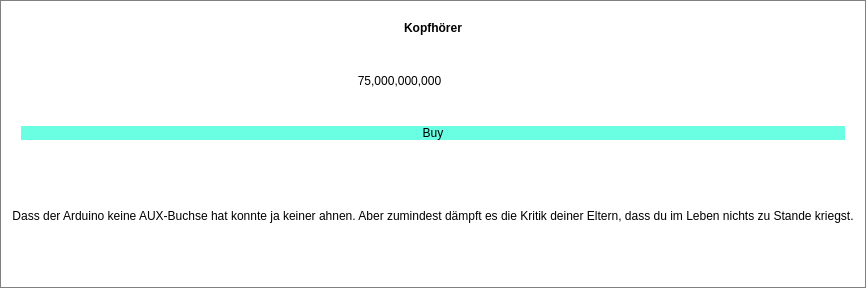
            <widget class="QFrame" name="upgradeFrameArduino_3">
             <property name="enabled">
              <bool>true</bool>
             </property>
             <property name="minimumSize">
              <size>
               <width>208</width>
               <height>288</height>
              </size>
             </property>
             <property name="acceptDrops">
              <bool>true</bool>
             </property>
             <property name="styleSheet">
              <string notr="true">background: white;
border: 1px solid grey;</string>
             </property>
             <property name="frameShape">
              <enum>QFrame::StyledPanel</enum>
             </property>
             <property name="frameShadow">
              <enum>QFrame::Raised</enum>
             </property>
             <property name="lineWidth">
              <number>3</number>
             </property>
             <layout class="QVBoxLayout" name="verticalLayout_60">
              <item>
               <widget class="QFrame" name="frame_68">
                <property name="styleSheet">
                 <string notr="true">border: 0px;</string>
                </property>
                <property name="frameShape">
                 <enum>QFrame::StyledPanel</enum>
                </property>
                <property name="frameShadow">
                 <enum>QFrame::Raised</enum>
                </property>
                <layout class="QVBoxLayout" name="verticalLayout_61">
                 <item>
                  <widget class="QLabel" name="upgradeNameArduino_3">
                   <property name="font">
                    <font>
                     <weight>75</weight>
                     <bold>true</bold>
                    </font>
                   </property>
                   <property name="text">
                    <string>Kopfhörer</string>
                   </property>
                   <property name="alignment">
                    <set>Qt::AlignCenter</set>
                   </property>
                  </widget>
                 </item>
                 <item>
                  <widget class="QFrame" name="frame_69">
                   <property name="frameShape">
                    <enum>QFrame::StyledPanel</enum>
                   </property>
                   <property name="frameShadow">
                    <enum>QFrame::Raised</enum>
                   </property>
                   <layout class="QHBoxLayout" name="horizontalLayout_42">
                    <item>
                     <widget class="QLabel" name="upgradeCostArduino_3">
                      <property name="text">
                       <string>75,000,000,000</string>
                      </property>
                      <property name="alignment">
                       <set>Qt::AlignCenter</set>
                      </property>
                     </widget>
                    </item>
                    <item>
                     <widget class="QLabel" name="upgradeImgArduino_3">
                      <property name="minimumSize">
                       <size>
                        <width>61</width>
                        <height>61</height>
                       </size>
                      </property>
                      <property name="maximumSize">
                       <size>
                        <width>61</width>
                        <height>61</height>
                       </size>
                      </property>
                      <property name="text">
                       <string/>
                      </property>
                      <property name="pixmap">
                       <pixmap resource="resources.qrc">:/images/u_arduino_3.png</pixmap>
                      </property>
                      <property name="scaledContents">
                       <bool>true</bool>
                      </property>
                     </widget>
                    </item>
                   </layout>
                  </widget>
                 </item>
                 <item>
                  <widget class="QPushButton" name="buyUpgradeArduino_3">
                   <property name="minimumSize">
                    <size>
                     <width>80</width>
                     <height>0</height>
                    </size>
                   </property>
                   <property name="styleSheet">
                    <string notr="true">background:rgb(106, 255, 226);
font: 19pt &quot;Century Gothic&quot;;</string>
                   </property>
                   <property name="text">
                    <string>Buy</string>
                   </property>
                   <property name="default">
                    <bool>false</bool>
                   </property>
                  </widget>
                 </item>
                </layout>
               </widget>
              </item>
              <item>
               <widget class="QLabel" name="upgradeTextArduino_3">
                <property name="styleSheet">
                 <string notr="true">border: 0px;
</string>
                </property>
                <property name="text">
                 <string>Dass der Arduino keine AUX-Buchse hat konnte ja keiner ahnen. Aber zumindest dämpft es die Kritik deiner Eltern, dass du im Leben nichts zu Stande kriegst.</string>
                </property>
                <property name="alignment">
                 <set>Qt::AlignCenter</set>
                </property>
               </widget>
              </item>
             </layout>
            </widget>
